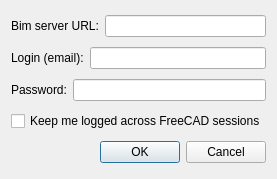
<?xml version="1.0" encoding="UTF-8"?>
<ui version="4.0">
 <class>Dialog</class>
 <widget class="QDialog" name="Dialog">
  <property name="geometry">
   <rect>
    <x>0</x>
    <y>0</y>
    <width>274</width>
    <height>179</height>
   </rect>
  </property>
  <property name="windowTitle">
   <string>BimServer Login</string>
  </property>
  <layout class="QVBoxLayout" name="verticalLayout">
   <item>
    <layout class="QHBoxLayout" name="horizontalLayout_4">
     <item>
      <widget class="QLabel" name="label_2">
       <property name="text">
        <string>Bim server URL:</string>
       </property>
      </widget>
     </item>
     <item>
      <widget class="QLineEdit" name="editUrl"/>
     </item>
    </layout>
   </item>
   <item>
    <layout class="QHBoxLayout" name="horizontalLayout">
     <item>
      <widget class="QLabel" name="label">
       <property name="text">
        <string>Login (email):</string>
       </property>
      </widget>
     </item>
     <item>
      <widget class="QLineEdit" name="editLogin"/>
     </item>
    </layout>
   </item>
   <item>
    <layout class="QHBoxLayout" name="horizontalLayout_2">
     <item>
      <widget class="QLabel" name="label_3">
       <property name="text">
        <string>Password:</string>
       </property>
      </widget>
     </item>
     <item>
      <widget class="QLineEdit" name="editPassword">
       <property name="echoMode">
         <enum>QLineEdit::Password</enum>
       </property>
      </widget>
     </item>
    </layout>
   </item>
   <item>
    <widget class="QCheckBox" name="checkStore">
     <property name="text">
      <string>Keep me logged across FreeCAD sessions</string>
     </property>
    </widget>
   </item>
   <item>
     <widget class="QDialogButtonBox" name="buttonBox">
     <property name="orientation">
      <enum>Qt::Horizontal</enum>
     </property>
     <property name="standardButtons">
      <set>QDialogButtonBox::Cancel|QDialogButtonBox::Ok</set>
     </property>
    </widget>
   </item>
  </layout>
 </widget>
 <resources/>
 <connections>
  <connection>
   <sender>buttonBox</sender>
   <signal>accepted()</signal>
   <receiver>Dialog</receiver>
   <slot>accept()</slot>
   <hints>
    <hint type="sourcelabel">
     <x>248</x>
     <y>254</y>
    </hint>
    <hint type="destinationlabel">
     <x>157</x>
     <y>274</y>
    </hint>
   </hints>
  </connection>
  <connection>
   <sender>buttonBox</sender>
   <signal>rejected()</signal>
   <receiver>Dialog</receiver>
   <slot>reject()</slot>
   <hints>
    <hint type="sourcelabel">
     <x>316</x>
     <y>260</y>
    </hint>
    <hint type="destinationlabel">
     <x>286</x>
     <y>274</y>
    </hint>
   </hints>
  </connection>
 </connections>
</ui>
